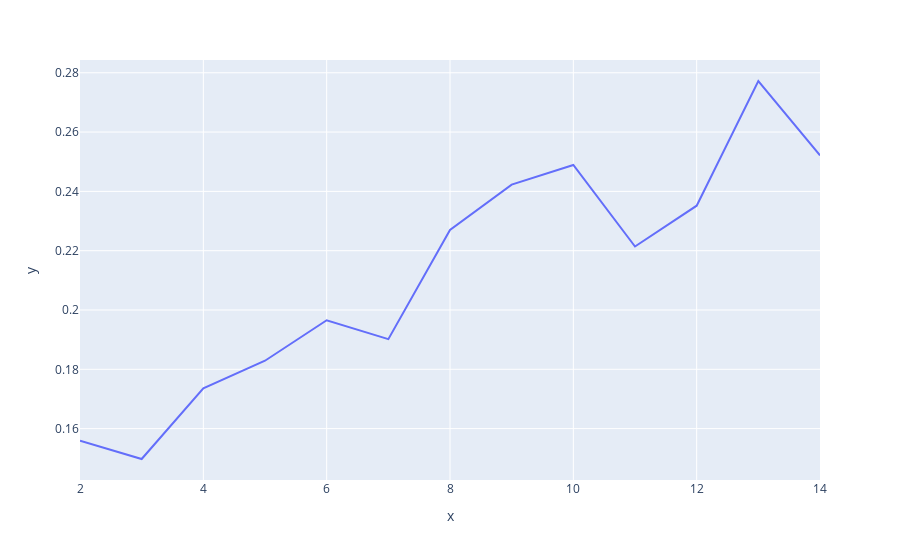

Write notebook code for a chart like this one.
### Markdown cell above
# guassian mixture

### Code cell
#guassian mixture
print("-------------------------------------------------------------------------------------------------"  )
print("guassian mixture :"  )

dd=[]
inr=[]
for i in range(2,15):
    gm1 = GaussianMixture(n_components=i, random_state=0).fit(d)
    dd.append(    i    )
    inr.append(    silhouette_score( d , gm1.predict(d)    ))
    
            
fig =px.line(x=dd,y= inr)
fig.show()
    

gm = GaussianMixture(n_components=13, random_state=0).fit(d)
gm.predict(d)
plt.scatter(d[:,0]  , d[:,1]     ,  c = gm.predict(d)    ) 
plt.show()
print("silhouette_score : " ,silhouette_score(d,gm.predict(d) ))
print("number of clusters is : " , 13)

### Figure 1 — Plotly figure (JSON) as saved in the notebook; plotly's stock layout.template omitted (floating-point values rounded to 4 significant figures)
{"data": [{"hovertemplate": "x=%{x}<br>y=%{y}<extra></extra>", "legendgroup": "", "line": {"color": "#636efa", "dash": "solid"}, "marker": {"symbol": "circle"}, "mode": "lines", "name": "", "orientation": "v", "showlegend": false, "type": "scatter", "x": [2, 3, 4, 5, 6, 7, 8, 9, 10, 11, 12, 13, 14], "xaxis": "x", "y": [0.1559, 0.1498, 0.1736, 0.1829, 0.1966, 0.1902, 0.227, 0.2423, 0.2489, 0.2214, 0.2352, 0.2772, 0.2521], "yaxis": "y"}], "layout": {"legend": {"tracegroupgap": 0}, "margin": {"t": 60}, "xaxis": {"anchor": "y", "domain": [0, 1], "title": {"text": "x"}}, "yaxis": {"anchor": "x", "domain": [0, 1], "title": {"text": "y"}}}}
